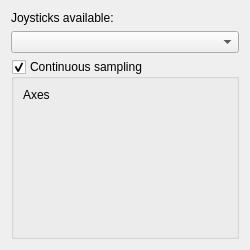
<?xml version="1.0" encoding="UTF-8"?>
<ui version="4.0">
 <class>SandBoxWidget</class>
 <widget class="QWidget" name="SandBoxWidget">
  <property name="geometry">
   <rect>
    <x>0</x>
    <y>0</y>
    <width>250</width>
    <height>250</height>
   </rect>
  </property>
  <property name="windowTitle">
   <string>Form</string>
  </property>
  <layout class="QVBoxLayout" name="mainLayout" stretch="0,0,1">
   <item>
    <widget class="QLabel" name="availableDevicesLabel">
     <property name="text">
      <string>Joysticks available:</string>
     </property>
    </widget>
   </item>
   <item>
    <layout class="QHBoxLayout" name="horizontalLayout" stretch="1">
     <item>
      <widget class="QComboBox" name="deviceComboBox"/>
     </item>
    </layout>
   </item>
   <item>
    <widget class="QGroupBox" name="samplingGroupBox">
     <property name="title">
      <string>Continuous sampling</string>
     </property>
     <property name="checkable">
      <bool>true</bool>
     </property>
     <layout class="QVBoxLayout" name="verticalLayout" stretch="0,1,0">
      <item>
       <widget class="QLabel" name="infoLabel">
        <property name="text">
         <string>Axes</string>
        </property>
       </widget>
      </item>
      <item>
       <layout class="QHBoxLayout" name="axesLayout"/>
      </item>
      <item>
       <layout class="QHBoxLayout" name="buttonsLayout"/>
      </item>
     </layout>
    </widget>
   </item>
  </layout>
 </widget>
 <resources/>
 <connections/>
</ui>
